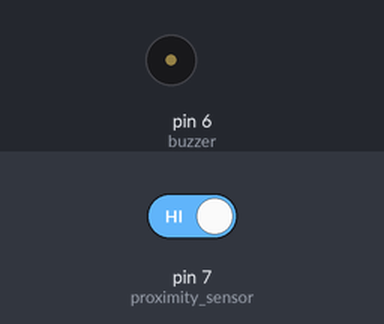
The sketch below on a simulated Arduino Uno, built with avr-gcc and run on an emulated ATmega328P. On the bench: buzzer (waves = sounding, pin HIGH). The test bench sets the inputs (shaded band); at power-on: pin 7 (proximity_sensor) HIGH.

Above: at 1.2 s.
1.3 s: pin 7 (proximity_sensor) driven LOW
At 2.3 s:
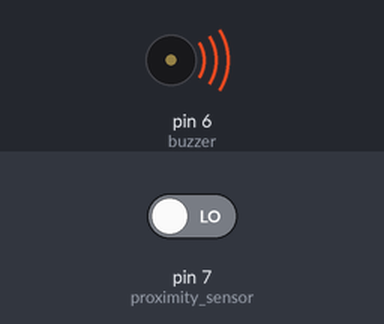
2.8 s: pin 7 (proximity_sensor) driven HIGH
At 3.5 s:
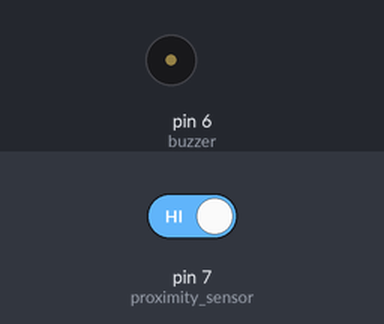
Timing chart, 0 to 5.8 s (numbered marks = the images above; inputs shaded):
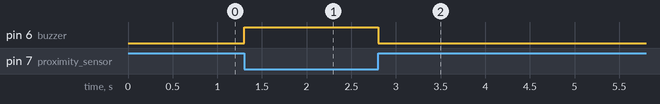

The sketch:

sketch_nov4a_copy_20231104100938.ino
```cpp
int proximity_sensor=7;
int buzzer=6;
void setup() {
pinMode(proximity_sensor,INPUT);
pinMode(buzzer,OUTPUT);
}

void loop() {
  int data=digitalRead(proximity_sensor);
  if (data==0){
    digitalWrite(buzzer,HIGH);
    Serial.println("obstacle");
  }
  else{
    digitalWrite(buzzer,LOW);
    Serial.println(" no obstacle");
  }
}
```

Measured:
- after the input at 1.3 s, pin 6 (buzzer): LOW → HIGH at once
- after the input at 2.8 s, pin 6 (buzzer): HIGH → LOW at once
